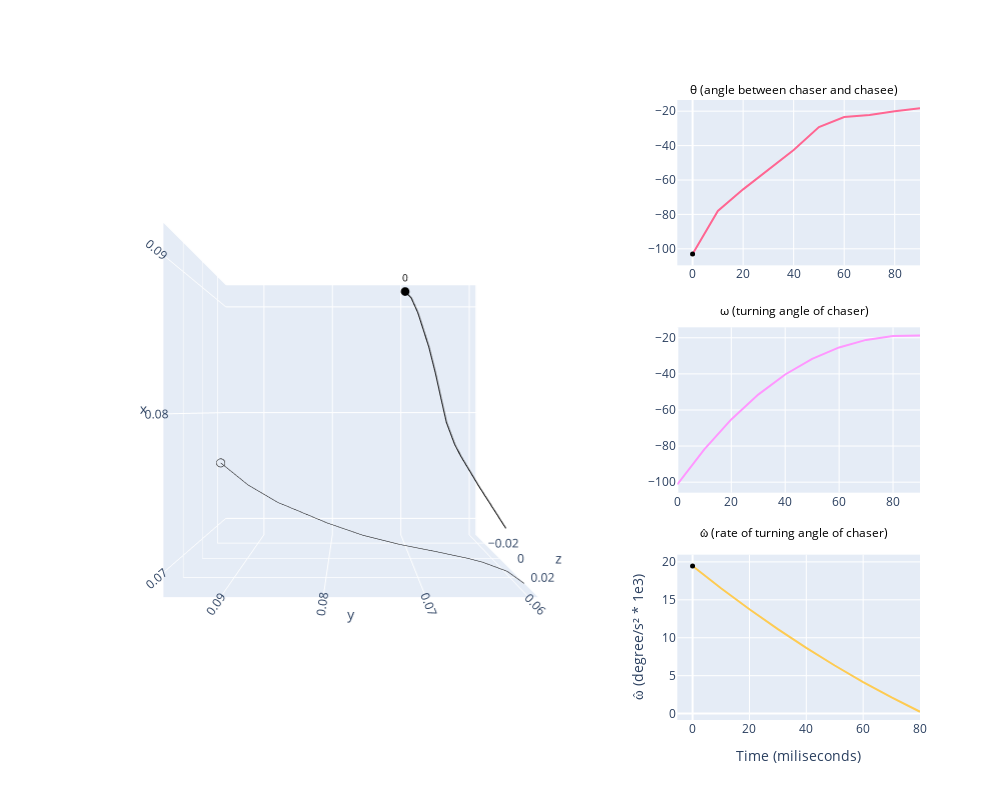

The code cell stored with this chart in its notebook:
### Code cell
# titles = titles = [
#     "", "", "θ (angle between chaser and chasee)",
#     "", "", "ω (turning angle of chaser)",
#     "", "", "ω̂ (rate of turning angle of chaser)"
# ]


fig = make_subplots(
    rows=3, cols=3,
#     subplot_titles=titles,
    specs=[
        [{"type": "scene", "rowspan": 3, "colspan": 2}, None, {"type": "xy"}],
        [None,                        None,              {"type": "xy"}],
        [None,                        None,              {"type": "xy"}]
          ])


################### the 3D chase plot #######################################################################
# 3D line plot to recreate the chase
line_trace_1 = go.Scatter3d(
    x = com_df.chaser_com_x, y = com_df.chaser_com_y, z = com_df.chaser_com_z,
    mode='lines',
    line=dict(color='black'),
    name='Line'
)

line_trace_2 = go.Scatter3d(
    x = com_df.chasee_com_x, y = com_df.chasee_com_y, z = com_df.chasee_com_z,
    mode='lines',
    line=dict(color='black', width=1),
    name='Line'
)

N = len(com_df)-1
# Markers every 10th point

marker_indices = np.arange(0, N, 10)

marker_trace_1 = go.Scatter3d(
    x=com_df.chaser_com_x[marker_indices],
    y=com_df.chaser_com_y[marker_indices],
    z=com_df.chaser_com_z[marker_indices],
    mode='markers',
    marker=dict(
        size=3,
        color='black',
        symbol='circle'
#         ['circle' if i % 2 == 0 else 'circle-open' for i in range(len(marker_indices))],
#         line=dict(width=1, color='black')
    ),
    name='Markers_chaser'
)

marker_trace_2 = go.Scatter3d(
    x=com_df.chasee_com_x[marker_indices],
    y=com_df.chasee_com_y[marker_indices],
    z=com_df.chasee_com_z[marker_indices],
    mode='markers',
    marker=dict(
        size=3,
        color='black',
        symbol='circle-open'
#         ['circle' if i % 2 == 0 else 'circle-open' for i in range(len(marker_indices))],
#         line=dict(width=1, color='black')
    ),
    name='Markers_chasee'
)


# Text labels every 50th point
text_indices = np.arange(0, N, 50)

text_trace_1 = go.Scatter3d(
    x=com_df.chaser_com_x[text_indices],
    y=com_df.chaser_com_y[text_indices],
    z=com_df.chaser_com_z[text_indices],
    mode='text',
    text=[str(i) for i in text_indices],
    textposition='top center',
    textfont=dict(size=10, color='black'),
    name='Labels_chaser'
)

text_trace_2 = go.Scatter3d(
    x=com_df.chasee_com_x[text_indices],
    y=com_df.chasee_com_y[text_indices],
    z=com_df.chasee_com_z[text_indices],
    mode='text',
    text=[str(i) for i in text_indices],
    textposition='bottom left',
    textfont=dict(size=10, color='black'),
    name='Labels_chasee'
)

# Create the figure

# Add all traces to the subplot
fig.add_trace(line_trace_1, row=1, col=1)
fig.add_trace(line_trace_2, row=1, col=1)
fig.add_trace(marker_trace_1, row=1, col=1)
fig.add_trace(marker_trace_2, row=1, col=1)
fig.add_trace(text_trace_1, row=1, col=1)
fig.add_trace(text_trace_2, row=1, col=1)

# Set the camera to view along the z-axis (xy plane)
fig.update_layout(
    scene_camera=dict(
        eye=dict(x=0., y=0., z=2.5)  # Adjust z to control the distance
    ),
    scene=dict(
        aspectmode='cube'  # Keeps the aspect ratio uniform
    )
)

############## add all the chase variables as line plots in second column ###############################
###### angle between the chasee and chaser ##############################################################
marker_trace_theta = go.Scatter(
    x=time_Axis[marker_indices],
    y=chase_df.loc[:,'error_theta'][marker_indices],
    mode='markers',
    marker=dict(
        size=5,
        color='black',
        symbol='circle'
    ),
    name='theta'
)

fig.add_trace(go.Scatter(
    x = time_Axis, y = chase_df.loc[:,'error_theta'],
    mode = 'lines'),
              row = 1, col = 3)
fig.add_trace(marker_trace_theta, row = 1, col = 3)


####### turning angle for the chaser ####################################################################
omega = chase_df.loc[:,'turning_theta']
omega_smoothed = signal.savgol_filter(omega, 10, 3)


fig.add_trace(go.Scatter(
        x = time_Axis, y = omega_smoothed
        , mode = 'lines'
        ),
             row = 2, col = 3)

######## rate of turning angle for the chaser ############################################################
omega_hat = np.diff(omega_smoothed)

marker_indices = np.arange(0, len(omega_hat), 20)
marker_trace_omega_hat = go.Scatter(
    x=time_Axis[marker_indices], 
    y=omega_hat[marker_indices],
    mode='markers',
    marker=dict(
        size=5,
        color='black',
        symbol='circle'
    ),
    name='omega_hat'
)

fig.add_trace(go.Scatter(
    x = time_Axis, y = omega_hat,
    mode = 'lines'),
              row = 3, col = 3)
fig.add_trace(marker_trace_omega_hat, row = 3, col = 3)

# Add manual annotations for column 3 titles
titles = [
    "θ (angle between chaser and chasee)",
    "ω (turning angle of chaser)",
    "ω̂ (rate of turning angle of chaser)"
]

for i, title in enumerate(titles):
    fig.add_annotation(
        text=title,
        xref="paper",
        yref="paper",
        x=0.85,  # far right (col 3)
        y=1.0 - (i * 1 / 2.8),  # top, middle, bottom
        xanchor="center",
        yanchor="bottom",
        showarrow=False,
        font=dict(size=12, color="black")
    )

# Final layout tweaks
fig.update_layout(
    height=800,
    width=1000,
#     title_text="Custom Titles for Column 3 Subplots",
    showlegend=False
)

fig.update_layout({
    'xaxis3': dict(title='Time (miliseconds)'),
    "yaxis3": dict(title="ω̂ (degree/s * 1e3)", showgrid=True)
    })


fig.show()
fig.write_html("../dataFolders/MuscaChasingMusca/Sampled100fps_Figures/Chase_relationships/" + name + "theta_visualization.html")
# fig.write_html("../dataFolders/MuscaChasingMusca/Outputs/" + name + "theta_visualization.html")

### Figure 1 — Plotly figure (JSON) as saved in the notebook; plotly's stock layout.template omitted (floating-point values rounded to 4 significant figures)
{"data": [{"line": {"color": "black"}, "mode": "lines", "name": "Line", "scene": "scene", "type": "scatter3d", "x": [0.09135, 0.0906, 0.08907, 0.08578, 0.08335, 0.08116, 0.07926, 0.07763, 0.07678, 0.07485, 0.07234], "y": [0.06947, 0.06866, 0.06787, 0.06673, 0.06616, 0.06582, 0.0656, 0.0651, 0.06464, 0.06329, 0.0613], "z": [-0.03112, -0.02856, -0.02495, -0.01784, -0.0122, -0.005909, 0.0007676, 0.007818, 0.0115, 0.01936, 0.02801]}, {"line": {"color": "black", "width": 1}, "mode": "lines", "name": "Line", "scene": "scene", "type": "scatter3d", "x": [0.07573, 0.07401, 0.07277, 0.07148, 0.07077, 0.07035, 0.07012, 0.06994, 0.06984, 0.06958, 0.06914], "y": [0.0945, 0.09053, 0.08646, 0.08016, 0.07589, 0.07175, 0.06789, 0.06471, 0.06338, 0.06133, 0.06015], "z": [-0.01298, -0.00805, -0.003087, 0.004172, 0.0087, 0.01316, 0.01765, 0.02233, 0.02473, 0.02956, 0.03434]}, {"marker": {"color": "black", "size": 3, "symbol": "circle"}, "mode": "markers", "name": "Markers_chaser", "scene": "scene", "type": "scatter3d", "x": [0.09135], "y": [0.06947], "z": [-0.03112]}, {"marker": {"color": "black", "size": 3, "symbol": "circle-open"}, "mode": "markers", "name": "Markers_chasee", "scene": "scene", "type": "scatter3d", "x": [0.07573], "y": [0.0945], "z": [-0.01298]}, {"mode": "text", "name": "Labels_chaser", "scene": "scene", "text": ["0"], "textfont": {"color": "black", "size": 10}, "textposition": "top center", "type": "scatter3d", "x": [0.09135], "y": [0.06947], "z": [-0.03112]}, {"mode": "text", "name": "Labels_chasee", "scene": "scene", "text": ["0"], "textfont": {"color": "black", "size": 10}, "textposition": "bottom left", "type": "scatter3d", "x": [0.07573], "y": [0.0945], "z": [-0.01298]}, {"mode": "lines", "type": "scatter", "x": [0, 10, 20, 30, 40, 50, 60, 70, 80, 90], "xaxis": "x", "y": [-103.0, -77.95, -65.45, -53.94, -42.61, -29.22, -23.38, -22.27, -20.05, -18.31], "yaxis": "y"}, {"marker": {"color": "black", "size": 5, "symbol": "circle"}, "mode": "markers", "name": "theta", "type": "scatter", "x": [0], "xaxis": "x", "y": [-103.0], "yaxis": "y"}, {"mode": "lines", "type": "scatter", "x": [0, 10, 20, 30, 40, 50, 60, 70, 80, 90], "xaxis": "x2", "y": [-101.2, -81.78, -65.25, -51.49, -40.35, -31.68, -25.34, -21.18, -19.05, -18.8], "yaxis": "y2"}, {"mode": "lines", "type": "scatter", "x": [0, 10, 20, 30, 40, 50, 60, 70, 80, 90], "xaxis": "x3", "y": [19.45, 16.53, 13.76, 11.14, 8.666, 6.34, 4.162, 2.131, 0.2485], "yaxis": "y3"}, {"marker": {"color": "black", "size": 5, "symbol": "circle"}, "mode": "markers", "name": "omega_hat", "type": "scatter", "x": [0], "xaxis": "x3", "y": [19.45], "yaxis": "y3"}], "layout": {"annotations": [{"font": {"color": "black", "size": 12}, "showarrow": false, "text": "θ (angle between chaser and chasee)", "x": 0.85, "xanchor": "center", "xref": "paper", "y": 1, "yanchor": "bottom", "yref": "paper"}, {"font": {"color": "black", "size": 12}, "showarrow": false, "text": "ω (turning angle of chaser)", "x": 0.85, "xanchor": "center", "xref": "paper", "y": 0.6429, "yanchor": "bottom", "yref": "paper"}, {"font": {"color": "black", "size": 12}, "showarrow": false, "text": "ω̂ (rate of turning angle of chaser)", "x": 0.85, "xanchor": "center", "xref": "paper", "y": 0.2857, "yanchor": "bottom", "yref": "paper"}], "height": 800, "scene": {"aspectmode": "cube", "camera": {"eye": {"x": 0, "y": 0, "z": 2.5}}, "domain": {"x": [0, 0.6444], "y": [0, 1]}}, "showlegend": false, "width": 1000, "xaxis": {"anchor": "y", "domain": [0.7111, 1]}, "xaxis2": {"anchor": "y2", "domain": [0.7111, 1]}, "xaxis3": {"anchor": "y3", "domain": [0.7111, 1], "title": {"text": "Time (miliseconds)"}}, "yaxis": {"anchor": "x", "domain": [0.7333, 1]}, "yaxis2": {"anchor": "x2", "domain": [0.3667, 0.6333]}, "yaxis3": {"anchor": "x3", "domain": [0, 0.2667], "showgrid": true, "title": {"text": "ω̂ (degree/s² * 1e3)"}}}}
